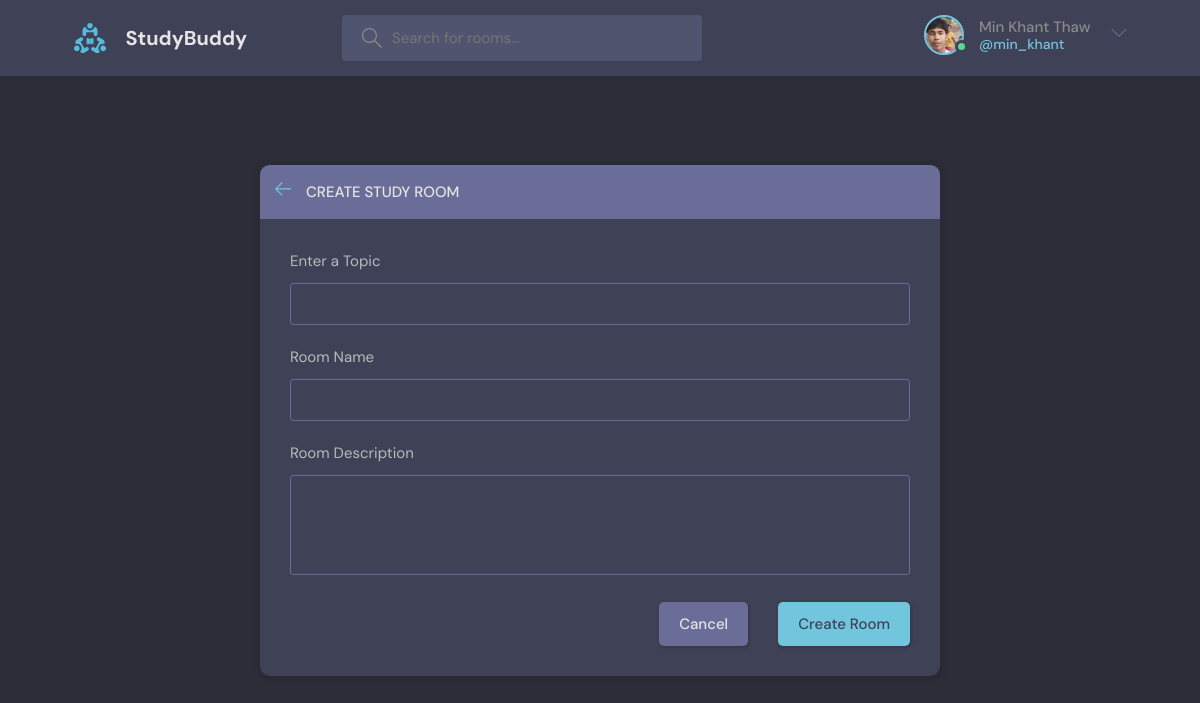
The page /room/ (signed in) on the database its author committed.
### my_app/models.py (models this page shows)
class User(AbstractUser):
    name = models.CharField(max_length=200, null=True)
    email = models.EmailField(unique=True, null=True)
    bio = models.TextField(null=True)
    avatar = models.ImageField(null=True, default="avatar.svg", upload_to='media')
    USERNAME_FIELD = 'email'
    REQUIRED_FIELDS = []

### my_app/views.py (the view, shortened to what this page needs)
# urls.py: path('room/', views.room_form, name="room_form"),
@login_required(login_url='login')
def room_form(request):
  form = RoomForm()
  topics = Topics.objects.all()
  context ={
      "form":form,
      "topics":topics
    }
  return render(request, 'room-create.html', context)

### my_app/forms.py
class RoomForm(ModelForm):
  topic = forms.CharField(max_length=200, required=True, error_messages={'required':''})
  class Meta:
    model = Room
    fields = ['topic', 'name', 'description']

### templates/room-create.html (shortened to what this page needs)
{% extends 'base.html' %}
{% block content %}
  <main class="create-room layout">
    <div class="container">
      <div class="layout__box">
        <div class="layout__boxHeader">
          <div class="layout__boxTitle">
            <a href="{% url 'home' %}">
              <svg version="1.1" xmlns="http://www.w3.org/2000/svg" width="32" height="32" viewBox="0 0 32 32">
                <title>arrow-left</title>
                <path
                  d="M13.723 2.286l-13.723 13.714 13.719 13.714 1.616-1.611-10.96-10.96h27.625v-2.286h-27.625l10.965-10.965-1.616-1.607z">
                </path>
              </svg>
            </a>
            <h3>Create Study Room</h3>
          </div>
        </div>
        <div class="layout__body">
          <form class="form" method="POST">
  <div class="form__group">
            <label for="room_topic">Enter a Topic</label>
            <input required type="text" value="{{room.topic.name}}" name="topic" list="topic-list" />
          </div>
  <div class="form__group">
            <label for="room_name">Room Name</label>
            {{form.name}}
          </div>
          <div class="form__group">
            <label for="room_description">Room Description</label>
            {{form.description}}
          </div>
      <div class="form__action">
              <a class="btn btn--dark" href="{% url 'home' %}">Cancel</a>
              <button class="btn btn--main" type="submit">Create Room</button>
            </div>
          </form>
          </div>
        </div>
      </div>
    </div>
{% endblock %}

### templates/nav.html (shortened to what this page needs)
  {% load static %}
    <header class="header header--loggedIn">
      <div class="container">
        <a href="{% url 'home' %}" class="header__logo">
          <img src="{% static 'assets/logo.svg' %}" />
          <h1>StudyBuddy</h1>
        </a>
        <form action="{% url 'home' %}" method="GET" class="header__search">
          <label>
            <input name="q" placeholder="Search for rooms..." />
          </label>
        </form>
        <nav class="header__menu">
            {% if request.user.is_authenticated %}
          <div class="header__user">
            <a href="{% url 'userInfo' user.id %}">
              <div class="avatar avatar--medium active">
              {% if request.user.avatar.url %}
                <img src="{{request.user.avatar.url}}" />
                {% endif %}
              </div>
              <p>{{request.user.name}}<span>@{{request.user.username}}</span></p>
            </a>
            <button class="dropdown-button">
              <svg version="1.1" xmlns="http://www.w3.org/2000/svg" width="32" height="32" viewBox="0 0 32 32">
                <title>chevron-down</title>
                <path d="M16 21l-13-13h-3l16 16 16-16h-3l-13 13z"></path>
              </svg>
            </button>
          </div>
            {% else %}
           <a href="{% url 'login' %}">
            <img src="{% static 'assets/avatar.svg' %}" />
            <p>Login</p>
          </a>
            {% endif %}
        </nav>
      </div>
    </header>

### rows shown on the page
User: user.avatar (picture), user.name "Min Khant Thaw", user.username "min_khant"
